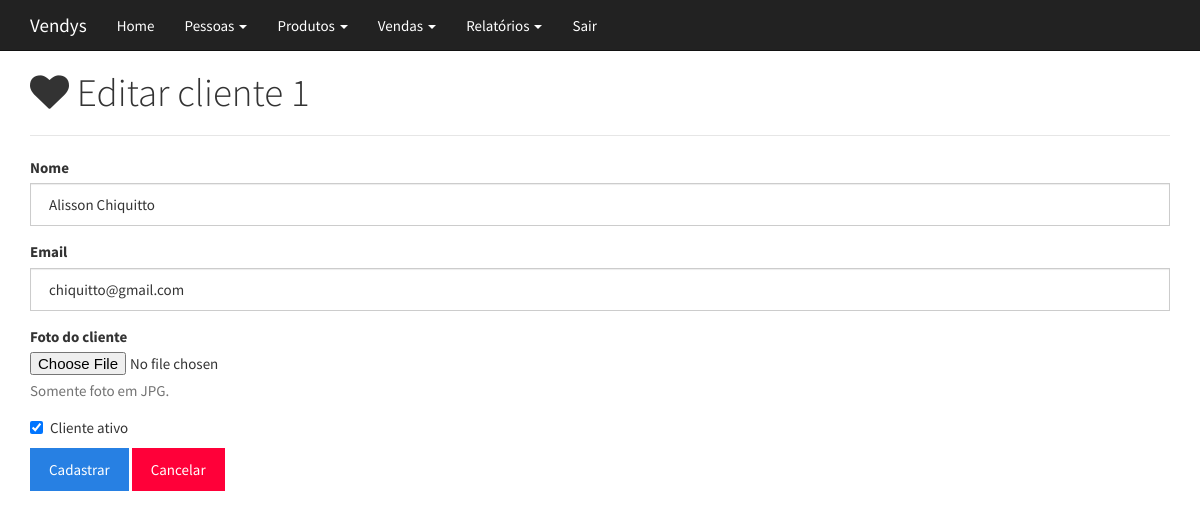
Screenshot of /clientes-editar.php?idcliente=1 (signed in) with the database file from the repository.
### tables this page shows
CREATE TABLE IF NOT EXISTS `cliente` (
  `idcliente` INT(11) NOT NULL AUTO_INCREMENT,
  `nome` VARCHAR(100) NOT NULL,
  `email` VARCHAR(255) NOT NULL,
  `ativo` CHAR(1) NOT NULL,
  PRIMARY KEY (`idcliente`));

### clientes-editar.php (the view, shortened to what this page needs)
<?php
require './lib/conexao.php';
if ($_POST) {
  $idcliente = (int) $_POST['idcliente'];
}
else {
  $idcliente = (int) $_GET['idcliente'];
}
$sql = "Select * From cliente
Where (idcliente = $idcliente)";
$r = mysqli_query($con, $sql);
$cliente = mysqli_fetch_assoc($r);
$nome = $cliente['nome'];
$email = $cliente['email'];
$ativo = $cliente['ativo'];
?>
<!DOCTYPE html>
<html lang="pt-br">
  <head>
  </head>
  <body>
<div class="container">
<div class="page-header">
  <h1><i class="fa fa-heart"></i> Editar cliente <?php echo $idcliente; ?></h1>
</div>
<form role="form" method="post" action="clientes-editar.php">
  <div class="form-group">
    <label for="fnome">Nome</label>
    <input type="text" class="form-control" id="fnome" name="nome" placeholder="Nome completo" value="<?php echo $nome; ?>">
  </div>
  <div class="form-group">
    <label for="femail">Email</label>
    <input type="email" class="form-control" id="femail" name="email" placeholder="email@email.com" value="<?php echo $email; ?>">
  </div>
  <div class="form-group">
    <label for="ffoto">Foto do cliente</label>
    <input type="file" id="ffoto" name="foto">
    <p class="help-block">Somente foto em JPG.</p>
  </div>
  <div class="checkbox">
    <label for="fativo">
      <input type="checkbox" name="ativo" id="fativo"<?php if ($ativo == CLIENTE_ATIVO) { ?> checked<?php } ?>> Cliente ativo
    </label>
  </div>
  <button type="submit" class="btn btn-primary">Cadastrar</button>
  <button type="reset" class="btn btn-danger">Cancelar</button>
</form>
</div>
  </body>
</html>

### rows the page displays
cliente: nome "Alisson Chiquitto", email "chiquitto@gmail.com", ativo "☑"

### other values shown
$idcliente "1"
